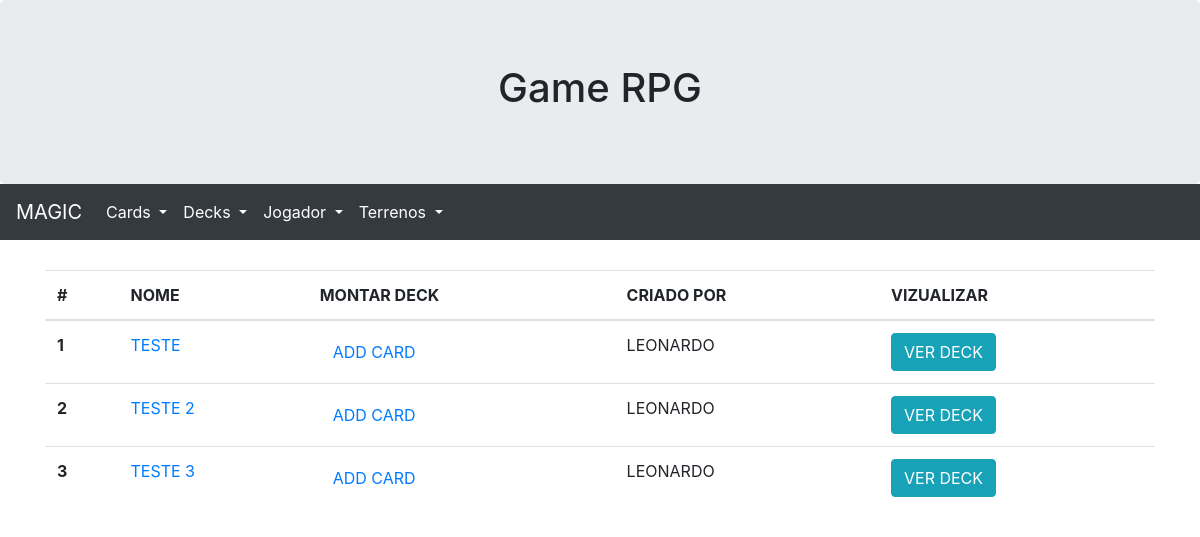
/deck/list/, run on the app's committed database.
### card/models.py (models this page shows)
class Deck(models.Model):
    nome = models.CharField(verbose_name='NOME DO DECK', max_length=100)
    jogador = models.ForeignKey(Jogador, on_delete=models.DO_NOTHING, verbose_name='JOGADOR')

### jogo/models.py (models this page shows)
class Jogador(models.Model):
    nome = models.CharField(verbose_name='NOME DO JOGADOR(A)', max_length=100)
    imagem = models.FileField(verbose_name='IMAGEM', upload_to='jogador')
    def __str__(self):
        return self.nome

### card/views.py (the view)
# urls.py: path('deck/list/', listDeck, name="list_deck"),
def listDeck(request):
    decks = Deck.objects.all()
    return render(request, '02_card/deck/list.html', {'decks': decks})

### www/templates/02_card/deck/list.html (shortened to what this page needs)
{% extends '00_base/base.html' %}
{% block container %}
    <table class="table">
        <thead>
            <tr>
                <th scope="col">#</th>
                <th scope="col">NOME</th>
                <th scope="col">MONTAR DECK</th>
                <th scope="col">CRIADO POR</th>
                <th scope="col">VIZUALIZAR</th>
            </tr>
        </thead>
        <tbody>
        {% for deck in decks %}
            <tr>
                <th scope="row">{{ forloop.counter }}</th>
                <td>
                    <a href="{% url 'update_deck' deck.id %}">
                        {{ deck.nome }}
                    </a>
                </td>
                <td>
                    <a href="{% url 'deck_add_cards' deck.id %}">
                        <button type="button" class="btn btn-link">ADD CARD</button>
                    </a>
                </td>
                <td>
                    {{ deck.jogador }}
                </td>
                <td>
                    <a href="{% url 'view_deck' deck.id %}">
                        <button type="button" class="btn btn-info">VER DECK</button>
                    </a>
                </td>
            </tr>
        {% empty %}
            <tr>
                <td colspan="5">
                    <div class="text-center">NENHUM DECK CADASTRADO</div>
                </td>
            </tr>
        {% endfor %}
        </tbody>
    </table>
{% endblock container %}

### data on the page
Deck: nome "TESTE", jogador "LEONARDO"
Deck: nome "TESTE 2", jogador "LEONARDO"
Deck: nome "TESTE 3", jogador "LEONARDO"
